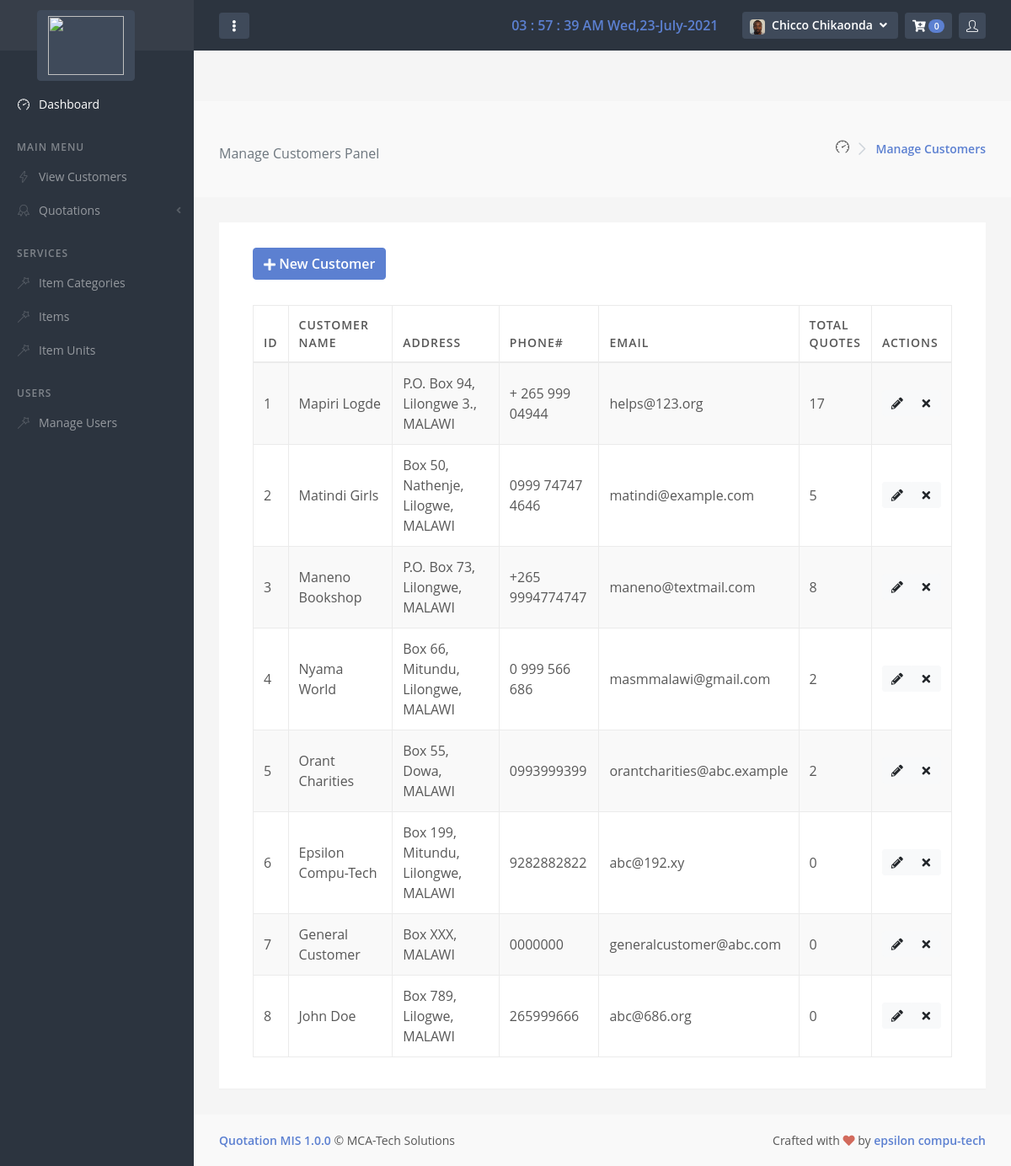
Screenshot of /customers/customer_list/ (signed in) with the database file from the repository.
### mainapp/models.py (models this page shows, shortened)
class CustomUser(AbstractBaseUser):
    email = models.EmailField(max_length=255, unique=True)
    full_name = models.CharField(max_length=255, blank = True, null=True)
    roles =(
        ('Admin','Admin'),
        ('User', 'General User')
    )
    user_role = models.CharField(max_length = 15, choices = roles, default = "General User")
    phone_number = models.CharField(max_length=20, blank = True, null=True)
    username = None
    active = models.BooleanField(default=True) #can login
    admin = models.BooleanField(default=False) # Adminstrator
    superuser = models.BooleanField(default=False) #superuser
    staff = models.BooleanField(default=False)
    timestamp = models.DateTimeField(auto_now_add=True)
    image = models.ImageField(default = "avatar0.jpg", null = True, blank = True)
    USERNAME_FIELD = 'email' #loginuser
    REQUIRED_FIELDS = ['full_name','phone_number',]
    objects = UserManager()
    @property
    def is_active(self):
        return self.active
    @property
    def imageURL(self):
        try:
            url = self.image.url
        except:
            url = ''
        return url

class Customer(models.Model):
    name = models.CharField(unique=True, max_length=120)
    address = models.CharField(max_length=120)
    phone_number = models.CharField(max_length=15)
    country = models.CharField(max_length=50, default= "MALAWI")
    total_quotations = models.IntegerField(default=0)
    email = models.EmailField(blank=True)

### mainapp/views.py (the view)
# urls.py: path('customers/customer_list/', views.customer_list, name = 'customer_list'),
@login_required
def customer_list(request):
    customers = Customer.objects.all()
    context = {
        'customers': customers,
        'header': 'Manage Customers',
        'config':config,
    }
    return render(request, 'customers/customer_list.html', context)

### mainapp/templatetags/cart_template_tags.py (called while the page is built)
@register.filter
def cart_item_count(user):
    if user.is_authenticated:
        qs = Order.objects.filter(user=user, ordered = False)
        if qs.exists():
            return qs[0].items.count()
    return 0

### mainapp/templates/customers/customer_list.html (shortened to what this page needs)
{% extends 'base.html' %}
{% block body %}
<div id="page-container">
          <main id="main-container">
            <div class="bg-body-light">
                <div class="content content-full">
                    <div class="d-flex flex-column flex-sm-row justify-content-sm-between align-items-sm-center">
                        <h1 class="flex-sm-fill h2 my-2">
                            <small class="d-block d-sm-inline-block mt-2 mt-sm-0 font-size-base font-w400 text-muted">{{header}} Panel</small>
                        </h1>
                        <nav class="flex-sm-00-auto ml-sm-3" aria-label="breadcrumb">
                            <ol class="breadcrumb breadcrumb-alt">
                              <i class="nav-main-link-icon fa fa-tachometer-alt si si-speedometer"></i>
                                <li class="breadcrumb-item" aria-current="page">
                                    <a class="link-fx" href="">  {{header}}</a>
                                </li>
                            </ol>
                        </nav>
                    </div>
                </div>
            </div>
  <div class="content">
        <div class="block">
            <div class="block-content">
              <div class="block-header">
              <button class="btn btn-primary show-form" data-url="{% url 'customer_create' %}"> <span class="fa fa-plus fa-1x"></span> New Customer</button>
              </div>
            <div class="block-content block-content-full">
                <table class="table table-bordered table-striped table-vcenter js-dataTable-buttons" id="customer-table">
                  <thead >
                      <tr>
                          <th class="text-center" style="width: 5%;">ID</th>
                          <th class="d-none d-sm-table-cell" style="width: 20%;">Customer Name</th>
                          <th class="d-none d-sm-table-cell" style="width: 25%;">Address</th>
                          <th class="d-none d-sm-table-cell" style="width: 15%;">Phone#</th>
                          <th class="d-none d-sm-table-cell" style="width: 15%;">Email</th>
                          <th class="d-none d-sm-table-cell" style="width: 10%;">Total Quotes</th>
                          <th style="width: 10%;">Actions</th>
                      </tr>
                  </thead>
                  <tbody>
                    {% include "customers/customer_list_2.html" %}
                  </tbody>
              </table>
        </div>
    </div>
</div>
{% endblock %}

### mainapp/templates/base.html (shortened to what this page needs)
{% load static %}
{% load cart_template_tags %}
{% load sweetify %}
{% get_media_prefix as MEDIA_URL %}
<!DOCTYPE html>
<html lang="en" dir="ltr">
  <head>
    {% block jsncss %}
    <link rel="stylesheet" href="{% static '/js/plugins/flatpickr/plugins/monthSelect/style.css' %}" type="text/css">
    <link rel="stylesheet" id="css-main" href="{% static '/css/oneui.min.css' %}" type="text/css">
    <link rel="stylesheet" href="{% static '/css/oneui.css' %}" type="text/css">
    <link rel="stylesheet" href="{% static '/js/plugins/datatables/dataTables.bootstrap4.css' %}" type="text/css">
    <link rel="stylesheet" href="{% static '/css/flatpickr.min.css' %}" type="text/css">
    <link rel="stylesheet" href="{% static '/css/dropzone.min.css' %}" type="text/css">
    <link rel="stylesheet" href="{% static '/css/ion.rangeSlider.css' %}" type="text/css">
    <link rel="stylesheet" href="{% static 'js/plugins/select2/css/select2.min.css' %}" type="text/css">
    <link rel="stylesheet" href="{% static '/css/bootstrap-colorpicker.min.css' %}" type="text/css">
    <link rel="stylesheet" href="{% static '/css/bootstrap-datepicker3.min.css' %}" type="text/css">
    <link rel="stylesheet" href="{% static '/js/plugins/magnific-popup/magnific-popup.css' %}" type="text/css">
{% endblock %}
 </head>
  <body class="backgoundc" onload="realtimeClock()">
    {% block content %}
      {% block navigation %}
      <div id="page-container" class="sidebar-o sidebar-dark enable-page-overlay side-scroll page-header-fixed page-header-dark">
        <nav id="sidebar" aria-label="Main Navigation" class="toggled">
            <div class="content-header bg-white-5">
                <a class="font-w600 text-dual" href="{% url 'system_dashboard' %}">
                    <span class="smini-hide">
                        <button type="button" class="btn btn-dual mr-2 mt-5 ml-4 btn-primary" >
                            <img style="width: 90px; height: 70px;" src="{{MEDIA_URL}}{{config.LOGO_IMAGE}}" alt="">
                        </button>
                    </span>
                </a>
            </div>
            <div class="content-side content-side-full mt-4">
                <ul class="nav-main">
                    <a class="nav-main-link active" href="{% url 'system_dashboard' %}">
                        <i class="nav-main-link-icon si si-speedometer"></i>
                        <span class="nav-main-link-name">Dashboard</span>
                    </a>
                    <li class="nav-main-heading">MAIN MENU</li>
                    <a class="nav-main-link" href="{% url 'customer_list' %}">
                        <i class="nav-main-link-icon si si-energy"></i>
                        <span class="nav-main-link-name">View Customers</span>
                    </a>
                    <li class="nav-main-item">
                        <a class="nav-main-link nav-main-link-submenu" data-toggle="submenu" aria-haspopup="true" aria-expanded="false" href="#">
                            <i class="nav-main-link-icon si si-badge"></i>
                            <span class="nav-main-link-name">Quotations</span>
                        </a>
                    </li>
                    <li class="nav-main-heading">SERVICES</li>
                    <li class="nav-main-item">
                        <a class="nav-main-link" href="{% url 'category_list' %}">
                            <i class="nav-main-link-icon si si-magic-wand"></i>
                            <span class="nav-main-link-name">Item Categories</span>
                        </a>
                    </li>
                    <li class="nav-main-item">
                        <a class="nav-main-link" href="{% url 'item_list' %}">
                            <i class="nav-main-link-icon si si-magic-wand"></i>
                            <span class="nav-main-link-name">Items</span>
                        </a>
                    </li>
                    <li class="nav-main-item">
                        <a class="nav-main-link" href="{% url 'unit_list' %}">
                            <i class="nav-main-link-icon si si-magic-wand"></i>
                            <span class="nav-main-link-name">Item Units</span>
                        </a>
                    </li>
                    {% if user.admin == True or user.superuser == True %}
                    <li class="nav-main-heading">Users</li>
                        <li class="nav-main-item">
                            <a class="nav-main-link" href="{% url 'user_list' %}">
                                <i class="nav-main-link-icon si si-magic-wand"></i>
                                <span class="nav-main-link-name">Manage Users</span>
                            </a>
                        </li>
                    {% endif %}
                </ul>
            </div>
        </nav>
        <header id="page-header">
            <div class="content-header">
                <div class="d-flex align-items-center">
                    <button type="button" class="btn btn-sm btn-dual mr-2 d-none d-lg-inline-block" data-toggle="layout" data-action="sidebar_mini_toggle">
                        <i class="fa fa-fw fa-ellipsis-v"></i>
                    </button>
                    <a class="btn mr-2 text-success" style="font-size: larger; font-family: 'Gill Sans', 'Gill Sans MT', Calibri, 'Trebuchet MS', sans-serif; font-weight: 900;">
                    </a>
                </div>
                <div class="d-flex align-items-center">
                    <a class="btn mr-2 text-primary">
                        <div id="real_time"> </div>
                    </a>
                    <div class="dropdown d-inline-block ml-2">
                        <button type="button" class="btn btn-sm btn-dual" id="page-header-user-dropdown" data-toggle="dropdown" aria-haspopup="true" aria-expanded="false">
                            {% if user.imageURL %}
                            <img class="rounded" src="{{user.imageURL}}" style="width: 18px;" id="rounded">
                            {% else %}
                            <img class="rounded" src="{%static 'images/avatar0.jpg' %}" style="width:18px;" id="rounded2">
                            {% endif %}
                            <span class="d-none d-sm-inline-block ml-1">{{user.full_name}}</span>
                            <i class="fa fa-fw fa-angle-down d-none d-sm-inline-block"></i>
                        </button>
                    </div>
                    {% include "quote_items_count.html" %}
                    {% include "logged_in_users.html" %}
                </div>
            </div>
        </header>
        <main id="main-container">
        {% block body %}
        {% endblock %}
        </main>
        <footer id="page-footer" class="bg-body-light">
            <div class="content py-3">
                <div class="row font-size-sm">
                    <div class="col-sm-6 order-sm-2 py-1 text-center text-sm-right">
                        Crafted with <i class="fa fa-heart text-danger"></i> by <a class="font-w600" href="#" target="_blank">epsilon compu-tech</a>
                    </div>
                    <div class="col-sm-6 order-sm-1 py-1 text-center text-sm-left">
                        <a class="font-w600" href="#" target="_blank">Quotation MIS 1.0.0</a> &copy; MCA-Tech Solutions
                    </div>
                </div>
            </div>
        </footer>
    </div>
    {% endblock %}
    {% endblock %}
  </body>
</html>

### mainapp/templates/quote_items_count.html (shortened to what this page needs)
{% load cart_template_tags %}
<div class="dropdown d-inline-block ml-2">
    <button type="button" class="btn btn-sm btn-dual" id="page-header-notifications-dropdown" data-toggle="dropdown" aria-haspopup="true" aria-expanded="false">
        <i class="fa fa-cart-plus"></i>
        <span class="badge badge-primary badge-pill">{{request.user|cart_item_count}}</span>
    </button>
</div>

### mainapp/templates/logged_in_users.html (shortened to what this page needs)
{% load cart_template_tags %}
<div class="dropdown d-inline-block ml-2">
    <button type="button" class="btn btn-sm btn-dual" id="page-header-notifications-dropdown" data-toggle="dropdown" aria-haspopup="true" aria-expanded="false">
        <i class="si si-user"></i>
    </button>
</div>

### mainapp/templates/customers/customer_list_2.html
{% for customer in customers %}
  <tr>
    <td>{{ forloop.counter }}</td>
    <td>{{ customer.name }}</td>
    <td>{{ customer.address }}, {{customer.country}}</td>
    <td>{{ customer.phone_number }}</td>
    <td>{{ customer.email }}</td>
    <td>{{ customer.total_quotations }}</td>
    <td class="text-center">
        <div class="btn-group">
            <button type="button" class="btn btn-sm btn-light show-form-update" data-url="{% url 'customer_update' customer.id %}" data-toggle="tooltip" title="Edit {{ supplier.name }} ">
                <a class="fa fa-fw fa-pencil-alt"></a>
            </button>
            <button type="button" class="btn btn-sm btn-light show-form-delete" data-url="{% url 'customer_delete' customer.id %}" data-toggle="tooltip" title="Delete {{ supplier.name }}">
                <a class="fa fa-fw fa-times"> </a>
            </button>
        </div>
    </td>
  </tr>
{% endfor %}

### rows the page displays
CustomUser: imageURL (picture), full_name "Chicco Chikaonda", user|cart_item_count "0"
Customer: name "Mapiri Logde", address "P.O. Box 94, Lilongwe 3.", country "MALAWI", phone_number "+ 265 999 04944", email "helps@123.org", total_quotations "17"
Customer: name "Matindi Girls", address "Box 50, Nathenje, Lilogwe", country "MALAWI", phone_number "0999 74747 4646", email "matindi@example.com", total_quotations "5"
Customer: name "Maneno Bookshop", address "P.O. Box 73, Lilongwe", country "MALAWI", phone_number "+265 9994774747", email "maneno@textmail.com", total_quotations "8"
Customer: name "Nyama World", address "Box 66, Mitundu, Lilongwe", country "MALAWI", phone_number "0 999 566 686", email "masmmalawi@gmail.com", total_quotations "2"
Customer: name "Orant Charities", address "Box 55, Dowa", country "MALAWI", phone_number "0993999399", email "orantcharities@abc.example", total_quotations "2"
Customer: name "Epsilon Compu-Tech", address "Box 199, Mitundu, Lilongwe", country "MALAWI", phone_number "9282882822", email "abc@192.xy", total_quotations "0"
Customer: name "General Customer", address "Box XXX", country "MALAWI", phone_number "0000000", email "generalcustomer@abc.com", total_quotations "0"
Customer: name "John Doe", address "Box 789, Lilogwe", country "MALAWI", phone_number "265999666", email "abc@686.org", total_quotations "0"

### other values shown
{{ header }} "Manage Customers"
